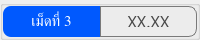
                  <widget class="QGroupBox" name="thickness_summary_group_3">
                   <property name="minimumSize">
                    <size>
                     <width>0</width>
                     <height>40</height>
                    </size>
                   </property>
                   <property name="maximumSize">
                    <size>
                     <width>16777215</width>
                     <height>40</height>
                    </size>
                   </property>
                   <property name="styleSheet">
                    <string notr="true">color: rgb(255, 255, 255);</string>
                   </property>
                   <layout class="QHBoxLayout" name="horizontalLayout_54">
                    <property name="spacing">
                     <number>0</number>
                    </property>
                    <property name="leftMargin">
                     <number>0</number>
                    </property>
                    <property name="topMargin">
                     <number>0</number>
                    </property>
                    <property name="rightMargin">
                     <number>0</number>
                    </property>
                    <property name="bottomMargin">
                     <number>0</number>
                    </property>
                    <item>
                     <widget class="QLabel" name="thickness_summary_title_3">
                      <property name="minimumSize">
                       <size>
                        <width>55</width>
                        <height>0</height>
                       </size>
                      </property>
                      <property name="font">
                       <font>
                        <family>Kanit</family>
                        <pointsize>11</pointsize>
                        <italic>false</italic>
                        <bold>false</bold>
                        <underline>false</underline>
                        <strikeout>false</strikeout>
                       </font>
                      </property>
                      <property name="styleSheet">
                       <string notr="true">background-color: #0059fe;
border-top-left-radius: 8px;
border-bottom-left-radius: 8px;</string>
                      </property>
                      <property name="text">
                       <string>เม็ดที่ 3</string>
                      </property>
                      <property name="alignment">
                       <set>Qt::AlignCenter</set>
                      </property>
                     </widget>
                    </item>
                    <item>
                     <widget class="QFrame" name="thickness_summary_frame_3">
                      <property name="styleSheet">
                       <string notr="true">border: solid;
border-width: 1px;
border-color: rgb(121, 121, 121);
border-top-right-radius: 8px;
border-bottom-right-radius: 8px;</string>
                      </property>
                      <property name="frameShape">
                       <enum>QFrame::StyledPanel</enum>
                      </property>
                      <property name="frameShadow">
                       <enum>QFrame::Raised</enum>
                      </property>
                      <layout class="QHBoxLayout" name="horizontalLayout_55">
                       <item>
                        <widget class="QLabel" name="thickness_summary_3">
                         <property name="font">
                          <font>
                           <family>Kanit</family>
                           <pointsize>12</pointsize>
                          </font>
                         </property>
                         <property name="styleSheet">
                          <string notr="true">border: none;
color: rgb(72, 72, 72);</string>
                         </property>
                         <property name="text">
                          <string>XX.XX</string>
                         </property>
                         <property name="alignment">
                          <set>Qt::AlignCenter</set>
                         </property>
                        </widget>
                       </item>
                      </layout>
                     </widget>
                    </item>
                   </layout>
                  </widget>
